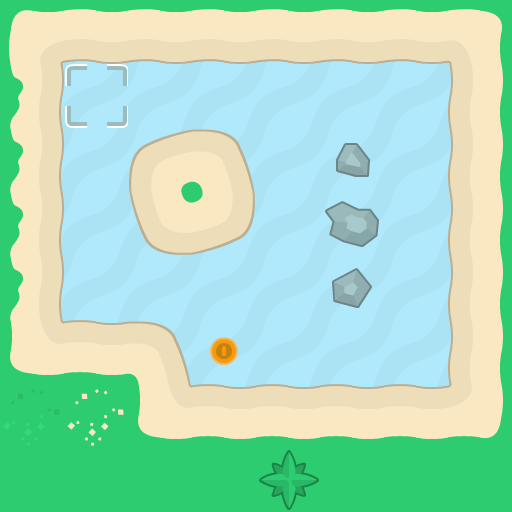

Below is a game level as drawn by its tile map, then a one-line description and the .tmx file that defines it, in full:
An orthogonal 8x8 tile map with 64x64 px tiles, 4 tile layers (background, walls, foreground, objects).

<map version="1.10" tiledversion="1.11.2" orientation="orthogonal" renderorder="right-down" width="8" height="8" tilewidth="64" tileheight="64" infinite="0" nextlayerid="6" nextobjectid="1">
 <properties>
  <property name="character_bottom" value="[[16,0]]" />
  <property name="character_left" value="[[16,3]]" />
  <property name="character_right" value="[[16,2]]" />
  <property name="character_top" value="[[16,1]]" />
 </properties>
 <tileset firstgid="1" source="tiles_sheet.tsx" />
 <layer id="4" name="background" width="8" height="8">
  <data encoding="csv">
77,77,77,77,77,77,77,77,
77,77,77,77,77,77,77,77,
77,77,77,77,77,77,77,77,
77,77,77,77,77,77,77,77,
77,77,77,77,77,77,77,77,
77,77,77,77,77,77,77,77,
77,77,77,77,77,77,77,77,
77,77,77,77,77,77,77,77
</data>
 </layer>
 <layer id="1" name="walls" width="8" height="8">
  <data encoding="csv">
38,58,58,58,58,58,58,39,
43,0,0,0,0,0,0,23,
43,0,6,9,0,52,0,23,
43,0,57,60,0,53,0,23,
43,0,0,0,0,54,0,23,
55,7,9,0,0,0,0,23,
41,25,55,7,7,7,7,56,
24,24,24,24,24,24,24,24
</data>
 </layer>
 <layer id="5" name="foreground" width="8" height="8">
  <data encoding="csv">
0,0,0,0,0,0,0,0,
0,0,0,0,0,0,0,0,
0,0,0,0,0,0,0,0,
0,0,0,0,0,0,0,0,
0,0,0,0,0,0,0,0,
0,0,0,0,0,0,0,0,
0,0,0,0,0,0,0,0,
0,0,0,0,75,0,0,0
</data>
 </layer>
 <layer id="3" name="objects" width="8" height="8">
  <data encoding="csv">
0,0,0,0,0,0,0,0,
0,102,0,0,0,0,0,0,
0,0,0,0,0,0,0,0,
0,0,0,0,0,0,0,0,
0,0,0,0,0,0,0,0,
0,0,0,85,0,0,0,0,
0,0,0,0,0,0,0,0,
0,0,0,0,0,0,0,0
</data>
 </layer>
</map>
